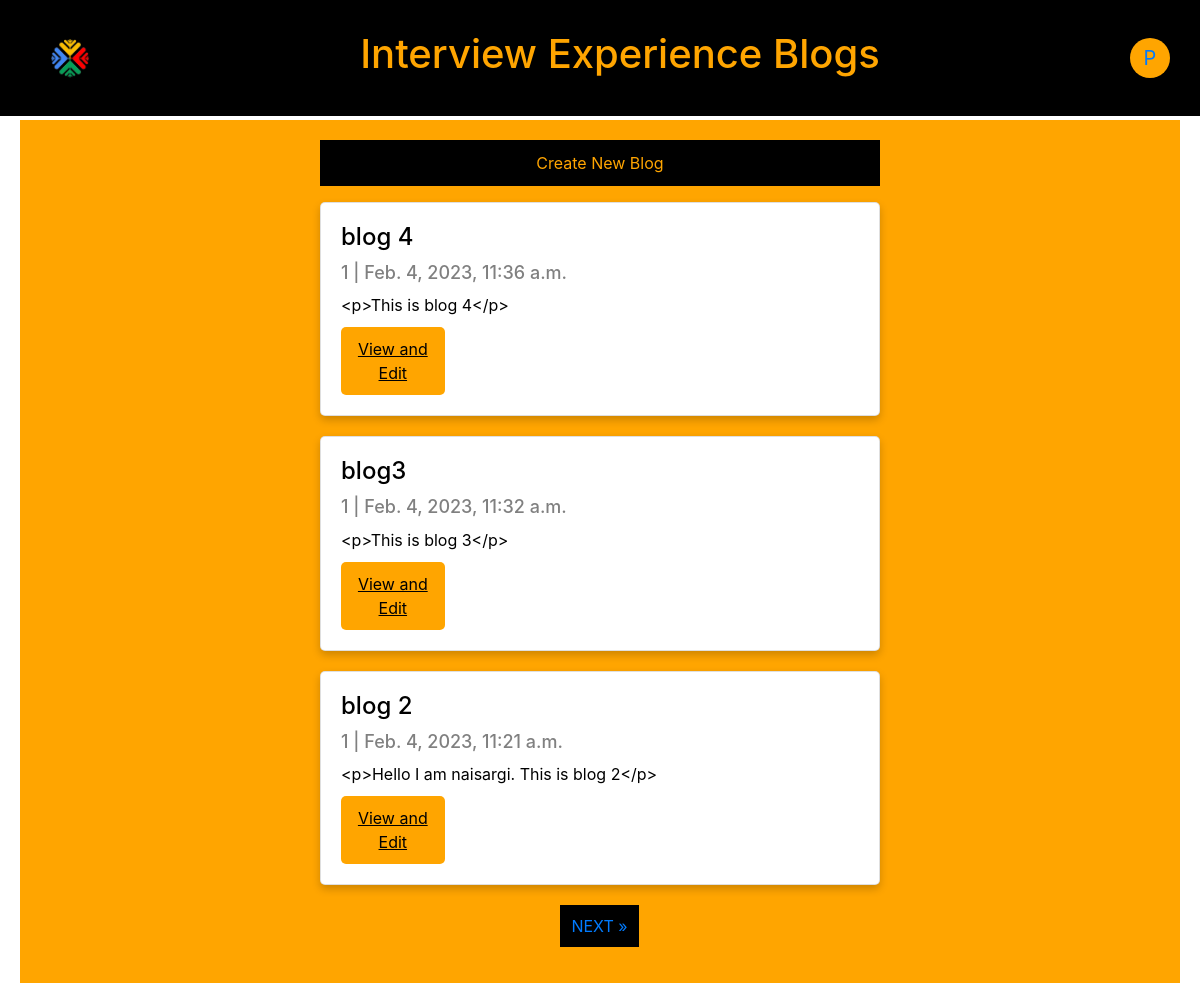
The page /blog/profile/1 on the database as committed earlier.
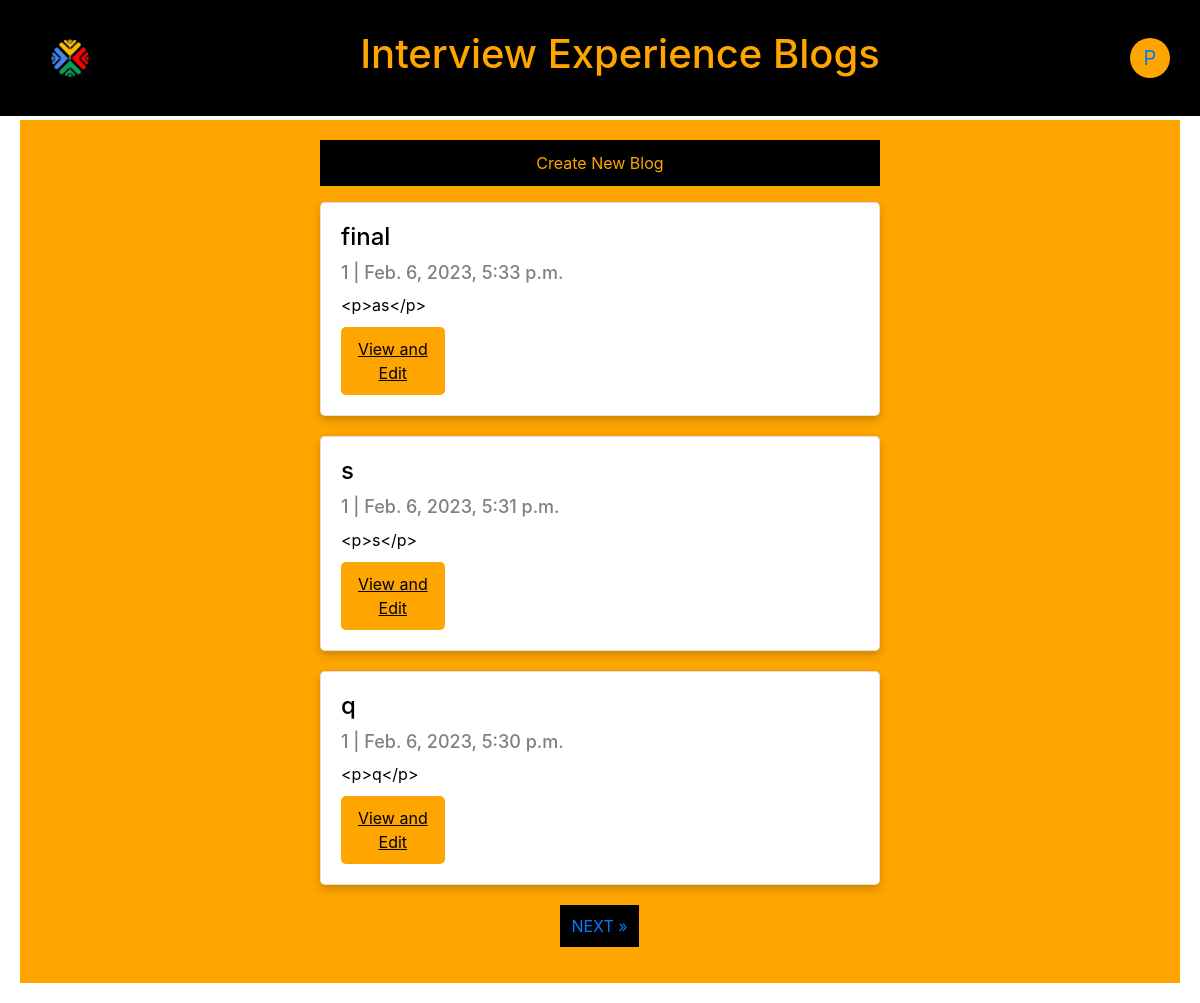
The same page on the database as committed later.
### blog/models.py (models this page shows, shortened)
class Post(models.Model):
    title = models.CharField(max_length=200, unique=True)
    slug = models.SlugField(max_length=200, unique=True)
    updated_on = models.DateTimeField(auto_now= True)
    content = models.TextField()
    created_on = models.DateTimeField(auto_now_add=True)
    status = models.IntegerField(choices=STATUS, default=0)
    companyName = models.CharField(max_length=200,null=True)
    typeOfOffer = models.CharField(max_length=200,null=True)
    jobProfile = models.CharField(max_length=200,null=True)
    author = models.ForeignKey(Profile, on_delete=models.PROTECT,default=1)
    class Meta:
        ordering = ['-created_on']

### blog/views.py (the view)
# urls.py: path('profile/<int:userId>',views.profile.as_view(),name="profileView"),
class profile(generic.ListView):
    def get_queryset(self):
        return Post.objects.filter(author_id = self.kwargs['userId']).order_by('-created_on')
    def get_context_data(self,**kwargs):
        context = super(profile, self).get_context_data(**kwargs)
        context['userId'] = self.kwargs['userId']
        return context
    paginate_by = 3
    template_name = 'blog/profile.html'

### templates/blog/profile.html (shortened to what this page needs)
{% extends "blog/base.html" %}
{% block content %}
<p style="text-align: center;"><button type="button" style="color:orange; border: 1px black solid; padding: 10px;background-color: black;width: 50%;" ><a href="/blog/createPost/0/{{userId}}" style="color: orange;">Create New Blog</a></button></p>
<div class="card-container">
    {% for post in post_list %}
    <div class="card">
      <h2 class="title">{{ post.title }}</h2>
      <h3 class="subtitle">{{ post.author_id }} | {{ post.created_on }}</h3>
      <p class="description">{{post.content|slice:":200" }}</p>
      <button type="button" style="float: right; background-color: orange;padding: 10px;border-radius: 5px; border: 1px orange ;width: 20%;"><a href="{% url 'createBlog' post.id userId %}" class="read-more">View and Edit</a></button>
    </div>
    {% endfor %}
    {% if is_paginated %}
        <ul class="pagination justify-content-center">
            {% if page_obj.has_next %}
            <li><a href="?page={{ page_obj.next_page_number }}" class="page-link"> NEXT &raquo;</a></li>
            {% endif %}
        </ul>
        </div>
    {% endif %}
</div>
{%endblock%}

Rows that differ between the two databases and show on the page:
no longer on this page (row unchanged): Post: title "blog 4", author_id "1", created_on "Feb. 4, 2023, 11:36 a.m.", content "<p>This is blog 4</p>"
no longer on this page (row unchanged): Post: title "blog3", author_id "1", created_on "Feb. 4, 2023, 11:32 a.m.", content "<p>This is blog 3</p>"
no longer on this page (row unchanged): Post: title "blog 2", author_id "1", created_on "Feb. 4, 2023, 11:21 a.m.", content "<p>Hello I am naisargi. This is blog 2</p>"
added Post: title "final", author_id "1", created_on "Feb. 6, 2023, 5:33 p.m.", content "<p>as</p>"
added Post: title "s", author_id "1", created_on "Feb. 6, 2023, 5:31 p.m.", content "<p>s</p>"
added Post: title "q", author_id "1", created_on "Feb. 6, 2023, 5:30 p.m.", content "<p>q</p>"
